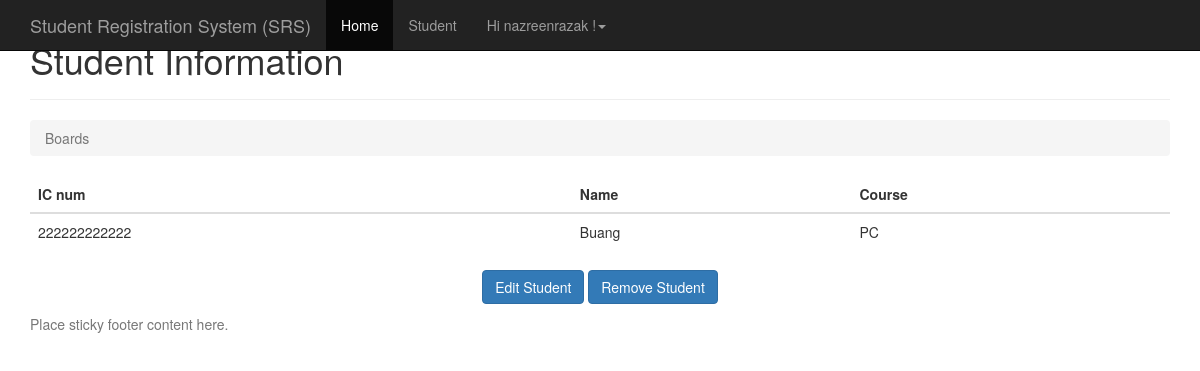
/2/ (signed in), run on an earlier commit of the app's database.
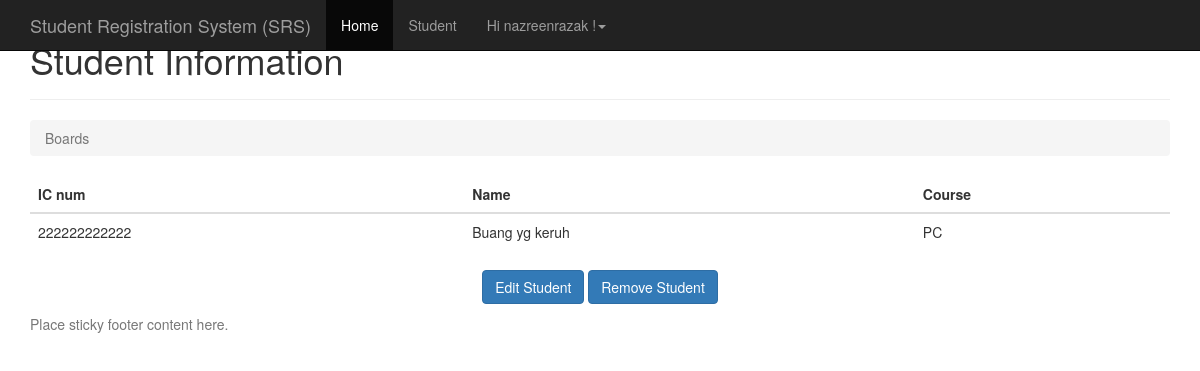
And on a later commit of the database.
### student/models.py (models this page shows)
class Student(models.Model):
	PROGRAMMING = 'PR'
	NETWORKING = 'NT'
	PCTECH = 'PC'
	COURSE_CHOICES = (
		(PROGRAMMING, 'Programming'),
		(NETWORKING, 'Networking'),
		(PCTECH, 'PC Technichian'),
	)
	icnum = models.CharField('IC Number',max_length=12,unique=True,blank=False,null=False)
	name = models.CharField('Name',max_length=300,blank=False,null=False)
	course = models.CharField('Coursework',max_length=2,choices=COURSE_CHOICES,default=PCTECH)
	createdby = models.ForeignKey('auth.User',on_delete=models.CASCADE)
	created_date = models.DateTimeField('Created Date',auto_now_add=True)
	def __str__(self):
		return self.icnum

### student/views.py (the view)
# urls.py: url(r'^(?P<pk>\d+)/$', views.student_detail, name='student_detail'),
@login_required(login_url='/accounts/login/')
def student_detail(request,pk):
    print(Student.objects.all)
    student = get_object_or_404(Student, pk=pk)
    print(student)
    print(student.name)
    print(student.course)
    return render(request, 'Student/student_details.html', {'student': student})

### templates/Student/student_details.html
{% extends 'base.html' %}
{% block content %}
      <div class="page-header">
        <h1>Student Information</h1>
      </div>
      <ol class="breadcrumb my-4">
        <li class="breadcrumb-item active">Boards</li>
      </ol>
      <table class="table">
        <thead class="thead-inverse">
          <tr>
            <th>IC num</th>
            <th>Name</th>
            <th>Course</th>
          </tr>
        </thead>
        <tbody>
            <tr>
              <td>
                {{ student.icnum }}
              </td>
              <td class="align-middle">{{ student.name }}</td>
              <td class="align-middle">{{ student.course }}</td>
            </tr>
        </tbody>
	  </table>
<p class="text-center">
      <a href="{% url 'student_edit' student.pk %}" class="btn btn-primary" >Edit Student</a>
      <a href="{% url 'student_remove' student.pk %}" class="btn btn-primary" >Remove Student</a>
    </p>
{% endblock %}

What changed in the data, as far as the page shows it:
changed Student "PC": name "Buang" → "Buang yg keruh"
